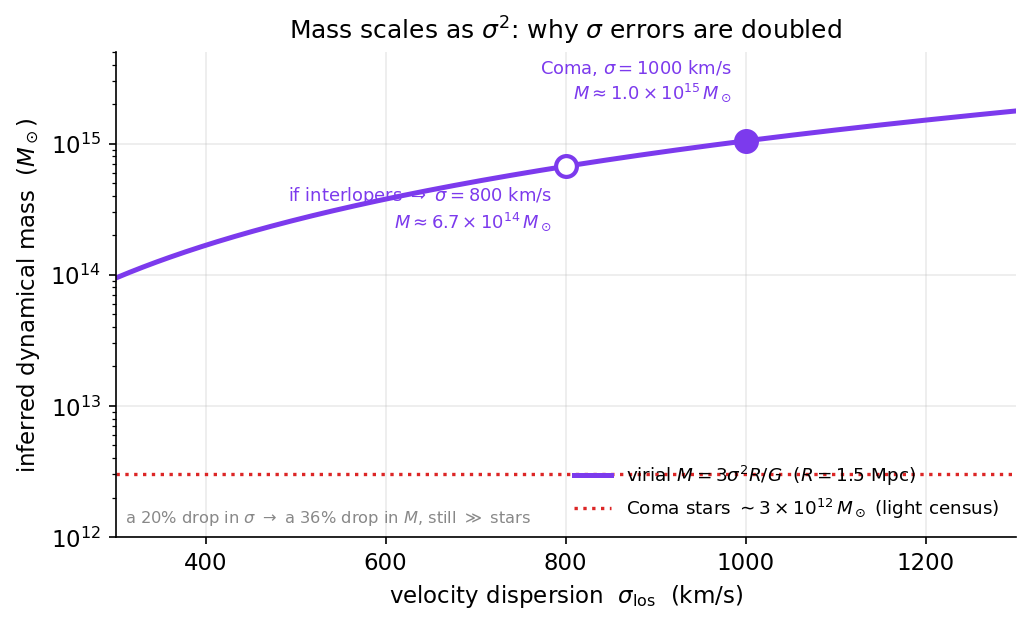

Reproduce this figure in Python.
import numpy as np, matplotlib
matplotlib.use("Agg")
import matplotlib.pyplot as plt
plt.rcParams.update({"figure.dpi":150,"savefig.dpi":150,"font.size":11,
    "axes.grid":True,"grid.alpha":0.25,"axes.spines.top":False,"axes.spines.right":False,
    "axes.titlesize":12,"figure.facecolor":"white","axes.facecolor":"white"})
C_FW="#7c3aed"; C_NEWTON="#64748b"; C_MOND="#0891b2"; C_DATA="#dc2626"
fig, ax = plt.subplots(figsize=(7,4.3))

G=6.67e-11; Msun=1.989e30
R=1.5*3.086e22                       # 1.5 Mpc in m
sig_kms=np.linspace(300,1300,400)    # km/s
sig=sig_kms*1.0e3                    # m/s
M=3.0*sig**2*R/G/Msun                # Msun, virial estimate

ax.plot(sig_kms, M, color=C_FW, lw=2.4, label=r"virial $M=3\sigma^2R/G$  ($R=1.5$ Mpc)")

# stellar floor (a few x 1e12 Msun) for reference
Mstars=3.0e12
ax.axhline(Mstars, color=C_DATA, lw=1.6, ls=":",
           label=r"Coma stars $\sim3\times10^{12}\,M_\odot$ (light census)")

# Coma at 1000 km/s, and the 800 km/s interloper-corrected point (Question 3)
for s0,style,lab in [(1000,dict(mfc=C_FW,mec=C_FW),"Coma, $\\sigma=1000$ km/s"),
                     (800,dict(mfc="white",mec=C_FW),"if interlopers $\\Rightarrow$ $\\sigma=800$ km/s")]:
    Ms=3.0*(s0*1e3)**2*R/G/Msun
    ax.plot(s0,Ms,"o",ms=10,mew=2,**style)
    ax.annotate(lab+f"\n$M\\approx{Ms:.1e}".replace("e+","\\times10^{{")+"}}\\,M_\\odot$".replace(" ",""),
                xy=(s0,Ms), xytext=(s0-15, Ms*(2.1 if s0==1000 else 0.34)),
                ha="right", fontsize=8.6, color=C_FW)

ax.set_yscale("log")
ax.set_xlabel(r"velocity dispersion  $\sigma_{\rm los}$  (km/s)")
ax.set_ylabel(r"inferred dynamical mass  ($M_\odot$)")
ax.set_title(r"Mass scales as $\sigma^2$: why $\sigma$ errors are doubled")
ax.set_xlim(300,1300); ax.set_ylim(1e12,5e15)
ax.legend(frameon=False, loc="lower right", fontsize=8.8)
ax.text(0.01,0.02,"a $20\\%$ drop in $\\sigma$ $\\to$ a $36\\%$ drop in $M$, still $\\gg$ stars",
        transform=ax.transAxes, ha="left", va="bottom", fontsize=7.8, color="#888")
fig.tight_layout(); fig.savefig("ch03_virial_mass_vs_sigma.png", bbox_inches="tight"); print("ok")
